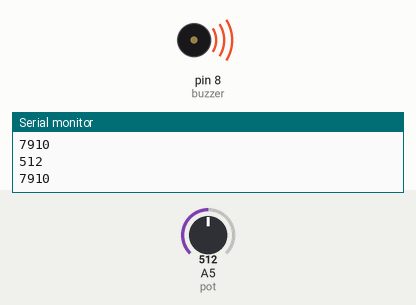
A sketch run on a simulated Arduino Uno, built with avr-gcc and run on an emulated ATmega328P. Shown: buzzer (waves = sounding), the last lines printed to the serial monitor. The inputs (shaded band) are chosen by the test bench; at power-on: A5 (pot) = 512.

Above: at 1.2 s.
1.3 s: A5 (pot) set to 0
At 1.8 s:
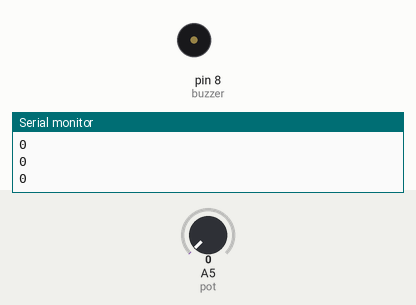
2.8 s: A5 (pot) set to 122
At 4.3 s:
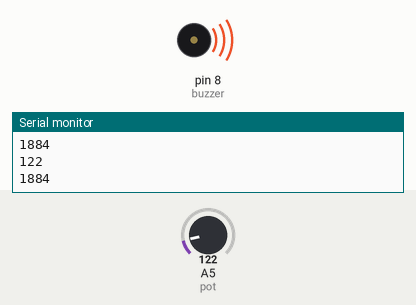
Timing chart, 0 to 5.8 s (numbered marks = the images above; inputs shaded):
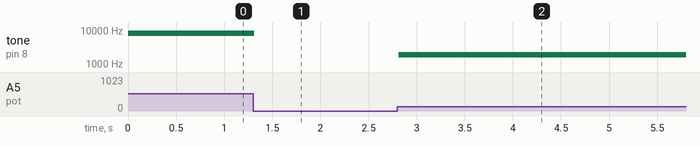

Measured:
- after the input at 1.3 s, tone on pin 8 (buzzer): 7910 Hz → silent at once
- after the input at 2.8 s, tone on pin 8 (buzzer): silent → 1884 Hz at once

The sketch:

buzzer.ino
```cpp
const int pot = A5;
int buzzer = 8;

void setup() {
  // put your setup code here, to run once:
  pinMode(pot, INPUT);
  Serial.begin(9600);
}

void loop() {
  // put your main code here, to run repeatedly:
  int potValue = analogRead(pot);
  Serial.println(potValue);
  int buzValue = map(potValue, 0, 1023, 0, 15805);
  Serial.println(buzValue);
  tone(buzzer, buzValue);


}
```
